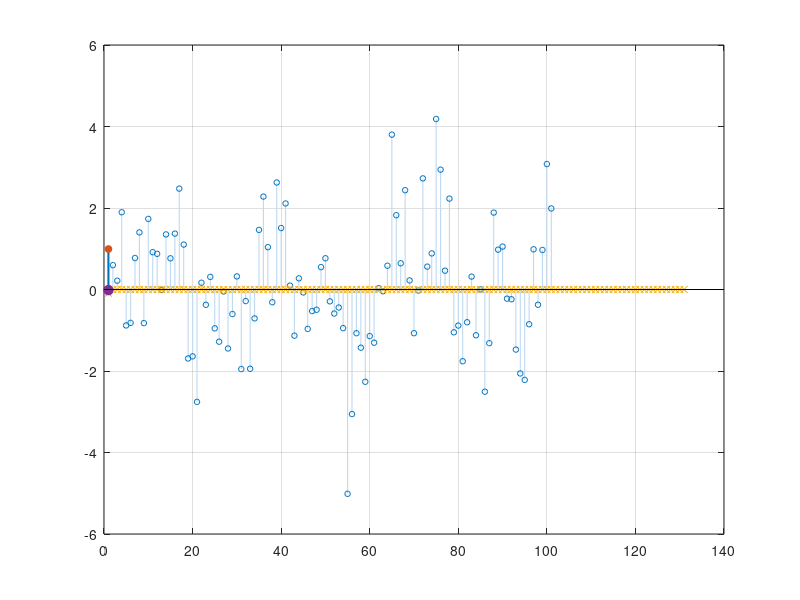

The MATLAB script that drew this image: (Note: this script raises an error after producing the figure.)
clc; clear all; close all;

% Configurar gerador de números aleatórios para reprodutibilidade
rng(42);

% Parâmetros do sinal
fs = 10;                % Frequência de amostragem
t = 0 : 1/fs : 10;      % Tempo de 0 a 10s (101 amostras)
Lx = length(t);

% Sinal de entrada: sin(2t) + cos(5t) + ruído gaussiano (randn)
x = sin(2*t) + cos(5*t) + randn(size(t));

% Parâmetros do filtro (sinc causal truncada de ordem M=30)
M = 30;
alpha = M / 2;          % Atraso de 15 amostras
wc = 0.25 * pi;         % Frequência de corte

n_filter = 0:M;
g = zeros(size(n_filter));
for i = 1:length(n_filter)
    val = n_filter(i);
    if val == alpha
        g(i) = wc / pi;
    else
        g(i) = sin(wc * (val - alpha)) / (pi * (val - alpha));
    end
end

% Convolução
y = conv(x, g);
Ly = length(y);

% Preparar figura de tamanho médio para um único plot
fig = figure('Position', [100, 100, 850, 450], 'Visible', 'off');

% Salvar em uma pasta ASCII segura temporariamente
gif_path = 'C:\Users\engma\.gemini\antigravity-cli\brain\aaf32d08-cb6b-42ba-874d-38315eaacaae\scratch\convolucao_sinc.gif';

% Loop da convolução passo a passo
frame_delay = 0.08; % Atraso entre frames no GIF (segundos)
step_size = 1;

first_frame = true;
for k = 1 : step_size : Ly
    cla;
    
    % Inicializar vetores para handles e labels da legenda
    handles = [];
    labels = {};
    
    % Identificar a região ativa do filtro no tempo m
    m_start = max(1, k - M);
    m_end = min(Lx, k);
    
    % 1. Sombrear a área do filtro deslizante no fundo (antes dos plots principais)
    if ~isempty(m_start:m_end)
        fill([m_start m_end m_end m_start], [-3.5 -3.5 3.5 3.5], [0.0, 0.5000, 0.0], ...
             'FaceAlpha', 0.05, 'EdgeColor', 'none', 'HandleVisibility', 'off');
        hold on;
    end
    
    % 2. Plot do sinal de entrada original em azul claro
    h1 = stem(1:Lx, x, 'Color', [0.75, 0.85, 0.95], 'LineWidth', 0.8, 'MarkerSize', 4);
    handles = [handles, h1];
    labels = [labels, {'Entrada x[m]'}];
    hold on;
    
    % 3. Plot das amostras da entrada que estão no interior do filtro (azul escuro)
    if ~isempty(m_start:m_end)
        h2 = stem(m_start:m_end, x(m_start:m_end), 'filled', 'Color', [0, 0.4470, 0.7410], 'LineWidth', 1.5, 'MarkerSize', 5);
        handles = [handles, h2];
        labels = [labels, {'Entrada Sob o Filtro'}];
    end
    
    % 4. Plot do filtro g[k-m] (escalado por 6 para visibilidade) em verde bandeira
    g_sliding = zeros(1, Lx + M);
    for m = m_start:m_end
        filter_idx = M - (k - m) + 1;
        if filter_idx >= 1 && filter_idx <= length(g)
            g_sliding(m) = g(filter_idx);
        end
    end
    
    if any(g_sliding)
        h3 = stem(1:(Lx+M), g_sliding * 6, 'Color', [0.0, 0.5000, 0.0], 'LineWidth', 1.5, 'MarkerSize', 5, 'Marker', 'x');
        handles = [handles, h3];
        labels = [labels, {'Filtro Deslizante g[k-m] (\times6)'}];
    end
    
    % 5. Plot da saída filtrada y[k] em vermelho (plota o histórico acumulado até k-1)
    if k > 1
        h4 = stem(1:k-1, y(1:k-1), 'filled', 'Color', [0.8500, 0.1600, 0.1600], 'LineWidth', 1.2, 'MarkerSize', 4);
        handles = [handles, h4];
        labels = [labels, {'Saída Filtrada y[m]'}];
    end
    
    % Destacar a amostra de saída y[k] que está sendo gerada nesse instante em vermelho (maior)
    h5 = stem(k, y(k), 'filled', 'Color', [0.8500, 0.1600, 0.1600], 'LineWidth', 2.0, 'MarkerSize', 7);
    handles = [handles, h5];
    labels = [labels, {'Ponto Atual y[k]'}];
    
    % Configurações dos eixos do gráfico único
    grid on;
    ax = gca;
    ax.GridLineStyle = '--'; ax.GridAlpha = 0.4;
    ax.FontSize = 11; ax.FontName = 'Arial';
    ax.Box = 'on';
    ylim([-3.5, 3.5]);
    xlim([1, Lx + M]);
    
    title('Simulação da Convolução no Tempo Discreto', 'FontSize', 13, 'FontWeight', 'bold', 'FontName', 'Arial');
    ylabel('Amplitude do Sinal / Coeficientes do Filtro (\times6)', 'FontSize', 11, 'FontName', 'Arial');
    xlabel('Instantes de Tempo (Amostras)', 'FontSize', 11, 'FontName', 'Arial');
    
    % Legenda descritiva associando explicitamente os handles corretos
    legend(handles, labels, 'Location', 'northeast');
    
    hold off;
    
    % Capturar frame e salvar no GIF
    drawnow;
    frame = getframe(fig);
    im = frame2im(frame);
    [imind, cm] = rgb2ind(im, 256);
    
    if first_frame
        imwrite(imind, cm, gif_path, 'gif', 'Loopcount', inf, 'DelayTime', frame_delay);
        first_frame = false;
    else
        imwrite(imind, cm, gif_path, 'gif', 'WriteMode', 'append', 'DelayTime', frame_delay);
    end
end

close(fig);
disp('GIF animado da convolução (legenda corrigida) gerado com sucesso no scratch!');
